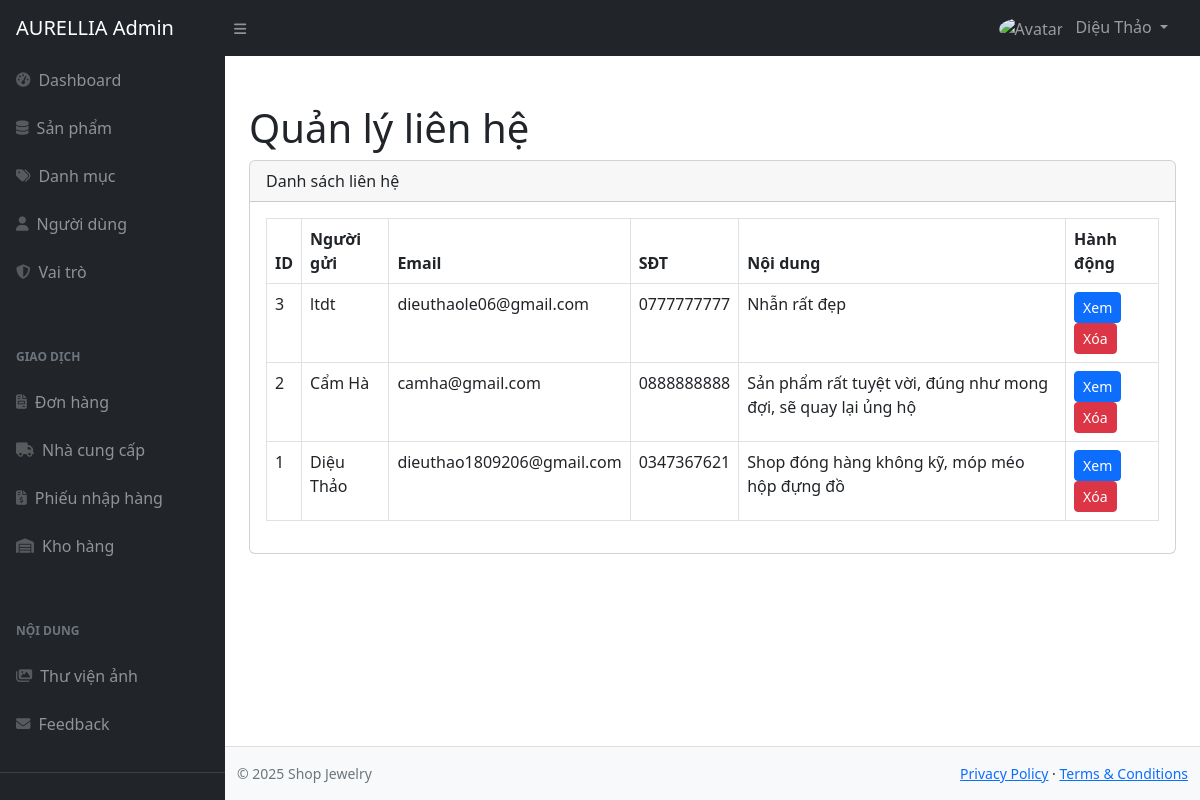
Page /admin/index.php?act=contact (signed in) on the earlier database version.
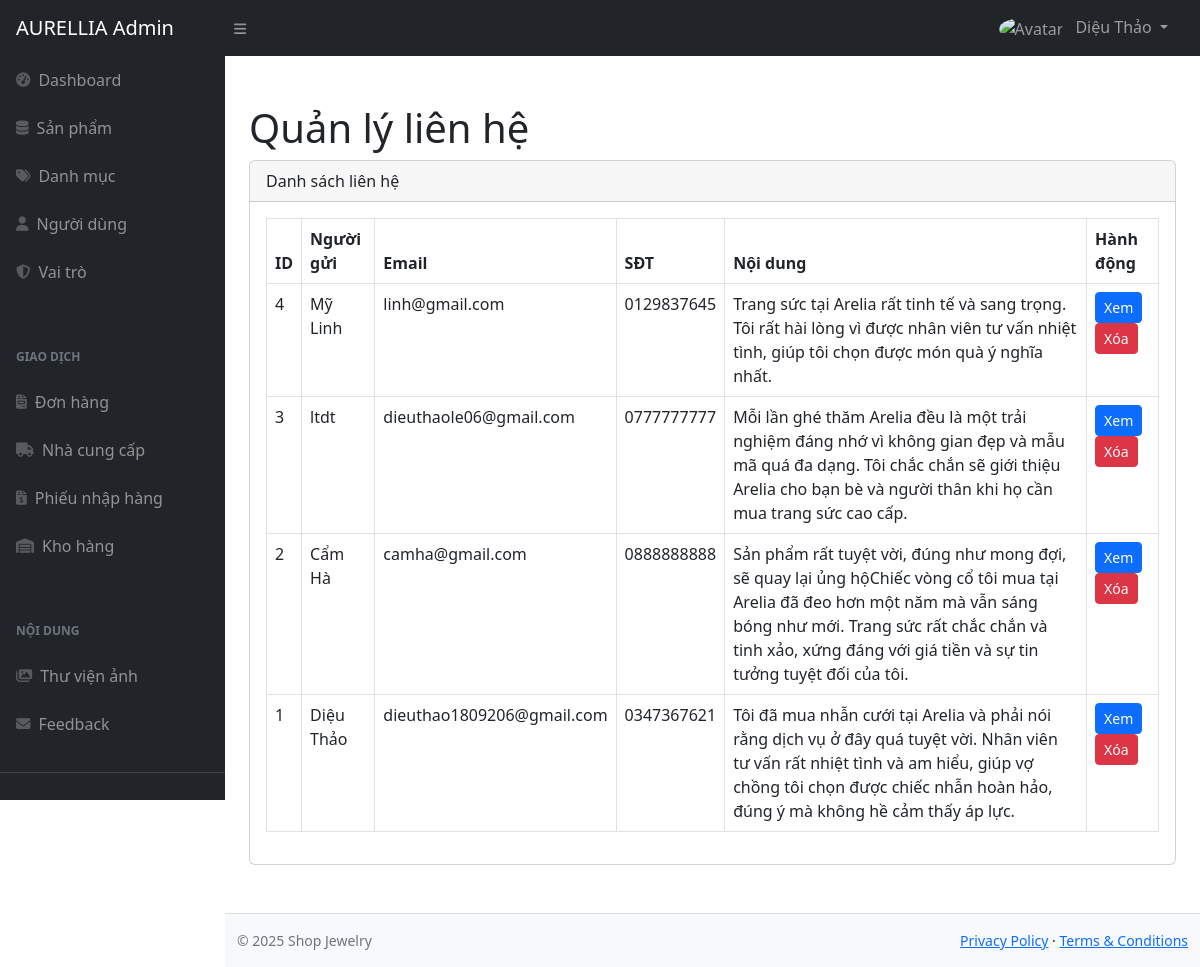
Same page on the later database version.
### tables this page shows
CREATE TABLE `contact` (
  `id` int(11) NOT NULL,
  `fullname` varchar(255) DEFAULT NULL,
  `email` varchar(255) DEFAULT NULL,
  `phone_number` varchar(255) DEFAULT NULL,
  `content` varchar(255) DEFAULT NULL,
  `isDeleted` int(11) DEFAULT NULL
);

### admin/controllers/ContactController.php (called while the page is built, shortened)
<?php
require "models/ContactModel.php";
class ContactController {
    private $model;
    function __construct($db) {
        $this->model = new ContactModel($db);
    }
    function index() {
        $contacts = $this->model->getAll();
        include "layouts/main.php";
    }
}

### admin/models/ContactModel.php (called while the page is built, shortened)
<?php
class ContactModel {
    private $conn;
    function __construct($db) {
        $this->conn = $db;
    }
    function getAll() {
        $sql = "SELECT * FROM contact WHERE isDeleted = 0 ORDER BY id DESC";
        return $this->conn->query($sql);
    }
}

### admin/views/contact/list.php (the view)
<h1 class="mt-4">Quản lý liên hệ</h1>
<div class="card mb-4">
    <div class="card-header">Danh sách liên hệ</div>
    <div class="card-body">
        <table class="table table-bordered table-hover">
            <thead>
                <tr>
                    <th>ID</th>
                    <th>Người gửi</th>
                    <th>Email</th>
                    <th>SĐT</th>
                    <th>Nội dung</th>
                    <th>Hành động</th>
                </tr>
            </thead>
            <tbody>
                <?php while($c = $contacts->fetch_assoc()) { ?>
                <tr>
                    <td><?= $c['id'] ?></td>
                    <td><?= htmlspecialchars($c['fullname']) ?></td>
                    <td><?= htmlspecialchars($c['email']) ?></td>
                    <td><?= htmlspecialchars($c['phone_number']) ?></td>
                    <td><?= htmlspecialchars($c['content']) ?></td>
                    <td>
                        <a href="index.php?act=contact-detail&id=<?= $c['id'] ?>" class="btn btn-primary btn-sm">Xem</a>
                        <a href="index.php?act=contact-delete&id=<?= $c['id'] ?>"
                           class="btn btn-danger btn-sm"
                           onclick="return confirm('Xóa liên hệ này?')">Xóa</a>
                    </td>
                </tr>
                <?php } ?>
            </tbody>
        </table>
    </div>
</div>

Differences in the rows shown:
added contact: id "4", fullname "Mỹ Linh", email "linh@gmail.com", phone_number "0129837645", content "Trang sức tại Arelia rất tinh tế và sang trọng. Tôi rất hài lòng vì được nhân viên tư vấn nhiệt tình, giúp tôi chọn được món quà ý nghĩa nhất."
changed contact "ltdt": content "Nhẫn rất đẹp" → "Mỗi lần ghé thăm Arelia đều là một trải nghiệm đáng nhớ vì không gian đẹp và mẫu mã quá đa dạng. Tôi chắc chắn sẽ giới thiệu Arelia cho bạn bè và người thân khi họ cần mua trang sức cao cấp."
changed contact "Cẩm Hà": content "Sản phẩm rất tuyệt vời, đúng như mong đợi, sẽ quay lại ủng hộ" → "…sẽ quay lại ủng hộChiếc vòng cổ tôi mua tại Arelia đã đeo hơn một năm mà vẫn sáng bóng như mới. Trang sức rất chắc chắn và tinh xảo, xứng đáng với giá tiền và sự tin tưởng tuyệt đối của tôi."
changed contact "Diệu Thảo": content "Shop đóng hàng không kỹ, móp méo hộp đựng đồ" → "Tôi đã mua nhẫn cưới tại Arelia và phải nói rằng dịch vụ ở đây quá tuyệt vời. Nhân viên tư vấn rất nhiệt tình và am hiểu, giúp vợ chồng tôi chọn được chiếc nhẫn hoàn hảo, đúng ý mà không hề cảm thấy áp lực."
